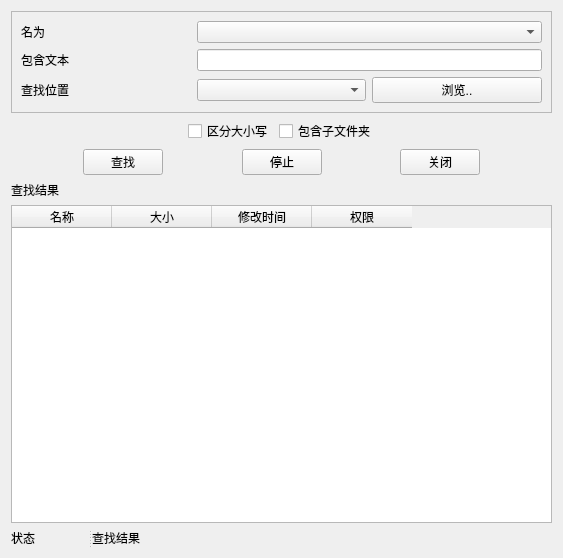
<?xml version="1.0" encoding="UTF-8"?>
<ui version="4.0">
 <class>FindFileForm</class>
 <widget class="QWidget" name="FindFileForm">
  <property name="geometry">
   <rect>
    <x>0</x>
    <y>0</y>
    <width>563</width>
    <height>558</height>
   </rect>
  </property>
  <property name="windowTitle">
   <string>查找文件</string>
  </property>
  <property name="windowIcon">
   <iconset resource="touxiang.qrc">
    <normaloff>:/bool.png</normaloff>:/bool.png</iconset>
  </property>
  <layout class="QVBoxLayout" name="verticalLayout">
   <item>
    <widget class="QFrame" name="frame">
     <property name="frameShape">
      <enum>QFrame::StyledPanel</enum>
     </property>
     <property name="frameShadow">
      <enum>QFrame::Raised</enum>
     </property>
     <layout class="QGridLayout" name="gridLayout">
      <item row="0" column="0">
       <widget class="QLabel" name="label">
        <property name="text">
         <string>名为</string>
        </property>
       </widget>
      </item>
      <item row="0" column="1" colspan="2">
       <widget class="QComboBox" name="nameComboBox"/>
      </item>
      <item row="1" column="0">
       <widget class="QLabel" name="label_2">
        <property name="text">
         <string>包含文本</string>
        </property>
       </widget>
      </item>
      <item row="1" column="1" colspan="2">
       <widget class="QLineEdit" name="txtLineEdit"/>
      </item>
      <item row="2" column="0">
       <widget class="QLabel" name="label_3">
        <property name="text">
         <string>查找位置</string>
        </property>
       </widget>
      </item>
      <item row="2" column="1">
       <widget class="QComboBox" name="dirComboBox"/>
      </item>
      <item row="2" column="2">
       <widget class="QPushButton" name="browsePushBtn">
        <property name="text">
         <string>浏览..</string>
        </property>
       </widget>
      </item>
     </layout>
     <zorder></zorder>
     <zorder></zorder>
     <zorder>label</zorder>
     <zorder>label_2</zorder>
     <zorder>label_3</zorder>
     <zorder>nameComboBox</zorder>
     <zorder>txtLineEdit</zorder>
     <zorder>dirComboBox</zorder>
     <zorder>browsePushBtn</zorder>
    </widget>
   </item>
   <item>
    <layout class="QHBoxLayout" name="horizontalLayout">
     <item>
      <spacer name="horizontalSpacer">
       <property name="orientation">
        <enum>Qt::Horizontal</enum>
       </property>
       <property name="sizeHint" stdset="0">
        <size>
         <width>40</width>
         <height>20</height>
        </size>
       </property>
      </spacer>
     </item>
     <item>
      <widget class="QCheckBox" name="sensitiveCheckBox">
       <property name="text">
        <string>区分大小写</string>
       </property>
      </widget>
     </item>
     <item>
      <widget class="QCheckBox" name="subfolderCheckBox">
       <property name="text">
        <string>包含子文件夹</string>
       </property>
      </widget>
     </item>
     <item>
      <spacer name="horizontalSpacer_2">
       <property name="orientation">
        <enum>Qt::Horizontal</enum>
       </property>
       <property name="sizeHint" stdset="0">
        <size>
         <width>40</width>
         <height>20</height>
        </size>
       </property>
      </spacer>
     </item>
    </layout>
   </item>
   <item>
    <layout class="QHBoxLayout" name="horizontalLayout_2">
     <item>
      <spacer name="horizontalSpacer_3">
       <property name="orientation">
        <enum>Qt::Horizontal</enum>
       </property>
       <property name="sizeHint" stdset="0">
        <size>
         <width>30</width>
         <height>20</height>
        </size>
       </property>
      </spacer>
     </item>
     <item>
      <widget class="QPushButton" name="findPushBtn">
       <property name="text">
        <string>查找</string>
       </property>
      </widget>
     </item>
     <item>
      <spacer name="horizontalSpacer_4">
       <property name="orientation">
        <enum>Qt::Horizontal</enum>
       </property>
       <property name="sizeHint" stdset="0">
        <size>
         <width>29</width>
         <height>20</height>
        </size>
       </property>
      </spacer>
     </item>
     <item>
      <widget class="QPushButton" name="stopPushBtn">
       <property name="text">
        <string>停止</string>
       </property>
      </widget>
     </item>
     <item>
      <spacer name="horizontalSpacer_5">
       <property name="orientation">
        <enum>Qt::Horizontal</enum>
       </property>
       <property name="sizeHint" stdset="0">
        <size>
         <width>30</width>
         <height>20</height>
        </size>
       </property>
      </spacer>
     </item>
     <item>
      <widget class="QPushButton" name="closePushBtn">
       <property name="text">
        <string>关闭</string>
       </property>
      </widget>
     </item>
     <item>
      <spacer name="horizontalSpacer_6">
       <property name="orientation">
        <enum>Qt::Horizontal</enum>
       </property>
       <property name="sizeHint" stdset="0">
        <size>
         <width>29</width>
         <height>20</height>
        </size>
       </property>
      </spacer>
     </item>
    </layout>
   </item>
   <item>
    <widget class="QLabel" name="label_4">
     <property name="text">
      <string>查找结果</string>
     </property>
    </widget>
   </item>
   <item>
    <widget class="QTableWidget" name="resultTableWidget">
     <column>
      <property name="text">
       <string>名称</string>
      </property>
     </column>
     <column>
      <property name="text">
       <string>大小</string>
      </property>
     </column>
     <column>
      <property name="text">
       <string>修改时间</string>
      </property>
     </column>
     <column>
      <property name="text">
       <string>权限</string>
      </property>
     </column>
    </widget>
   </item>
   <item>
    <widget class="QSplitter" name="splitter_4">
     <property name="orientation">
      <enum>Qt::Horizontal</enum>
     </property>
     <widget class="QLabel" name="statusLabel">
      <property name="sizePolicy">
       <sizepolicy hsizetype="Preferred" vsizetype="Preferred">
        <horstretch>1</horstretch>
        <verstretch>0</verstretch>
       </sizepolicy>
      </property>
      <property name="text">
       <string>状态</string>
      </property>
     </widget>
     <widget class="QLabel" name="resultLabel">
      <property name="sizePolicy">
       <sizepolicy hsizetype="Preferred" vsizetype="Preferred">
        <horstretch>3</horstretch>
        <verstretch>0</verstretch>
       </sizepolicy>
      </property>
      <property name="text">
       <string>查找结果</string>
      </property>
     </widget>
    </widget>
   </item>
  </layout>
 </widget>
 <resources>
  <include location="touxiang.qrc"/>
 </resources>
 <connections/>
</ui>
